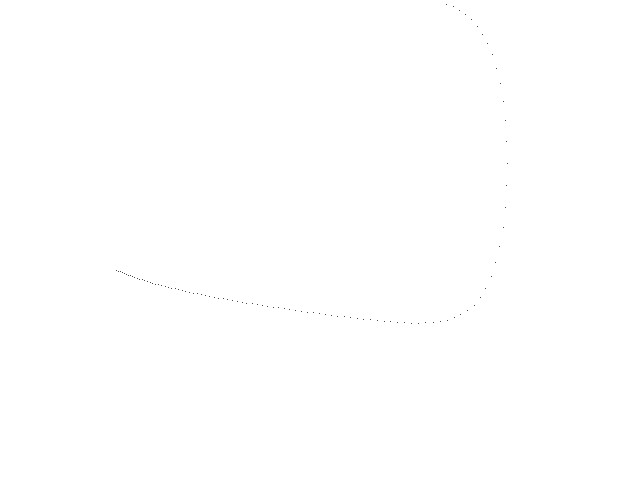
Frame 1 (no input)
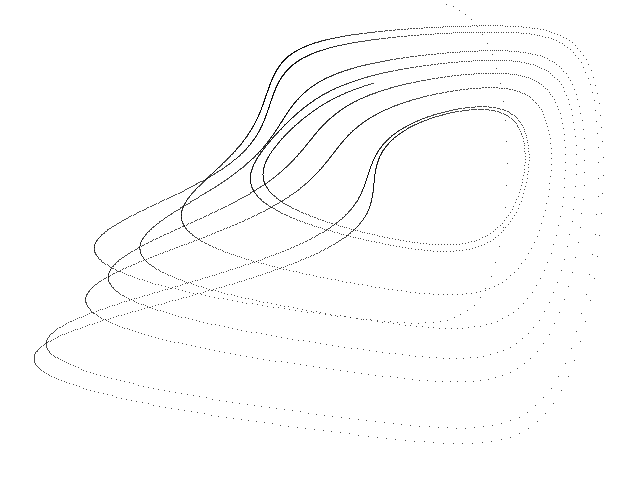
Frame 60 (the mouse pressed at the canvas centre just before this capture)
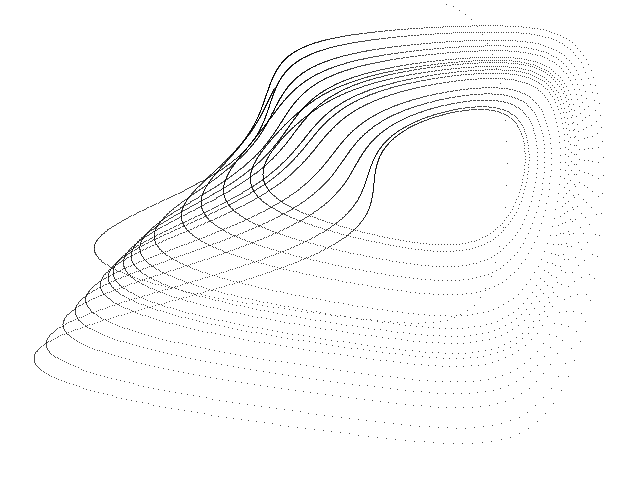
Frame 120 (the mouse held since frame 60 and released just before this capture)

The Processing sketch that drew these frames (run headless with seeded random() and noise(); from frame 60 on, the mouse is pressed at the canvas centre):

// Processing sketch: Lorenz_Yu_Wang_B
// ── Lorenz_Yu_Wang_B.pde
// Lorenz Yu-Wang B hyperbolic chaotic attractor //

  float x = 3.0;
  float y = 2.0;
  float z = 2.0;
  float dt = 0.001;
  float a = 10.0;
  float b = 30.0;
  float c = 2.0;
  float d = 2.5;
  float u = 4.2;


void setup() {
  
  size(640, 480);
  background(255);
  
}

void draw() {
  
  for (int i=0; i<100; i++) {
    
    float nx = x;
    float ny = y;
    float nz = z;
    
    x = nx + dt * (a * (ny - nx));
    y = ny + dt * ((b * nx) - (c * nx * nz) + u);
    z = nz + dt * ((float)Math.sinh(nx * ny) - (d * nz));
    
    point(280 + (80 * y), -20 + (11 * z));
        
  }

}
